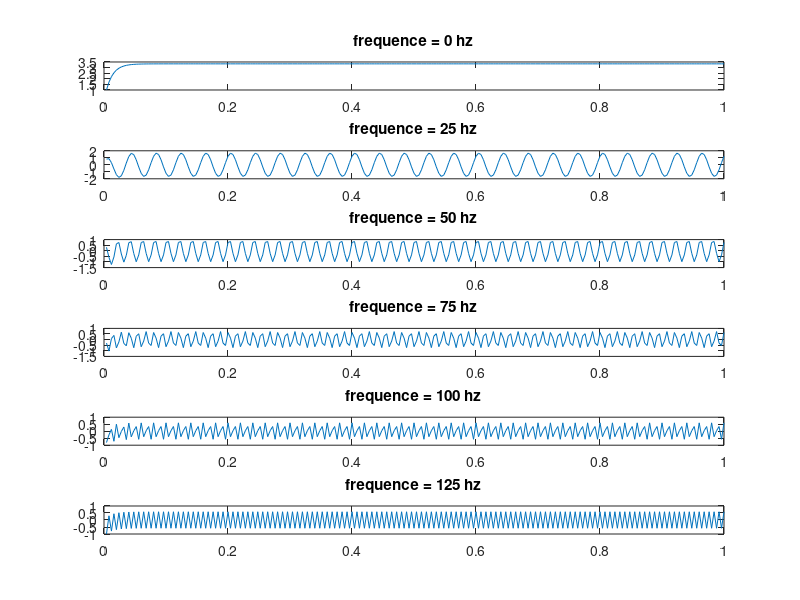
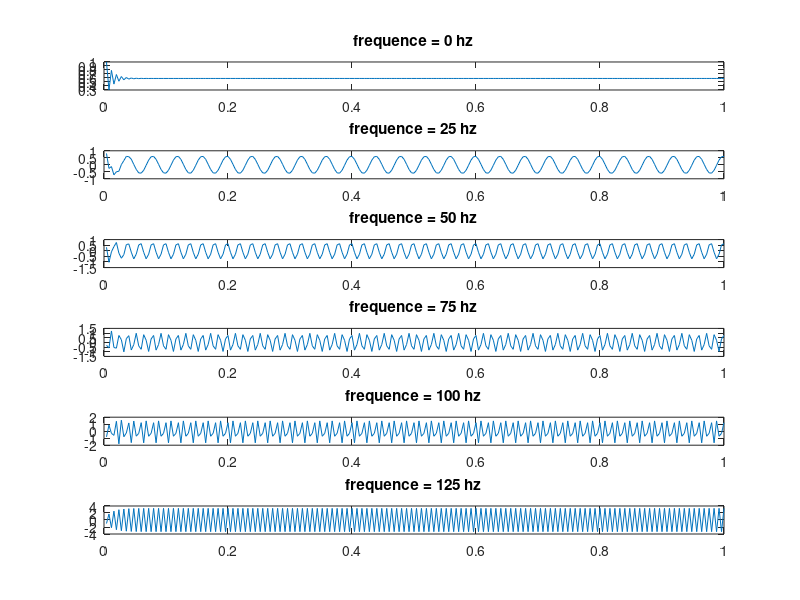
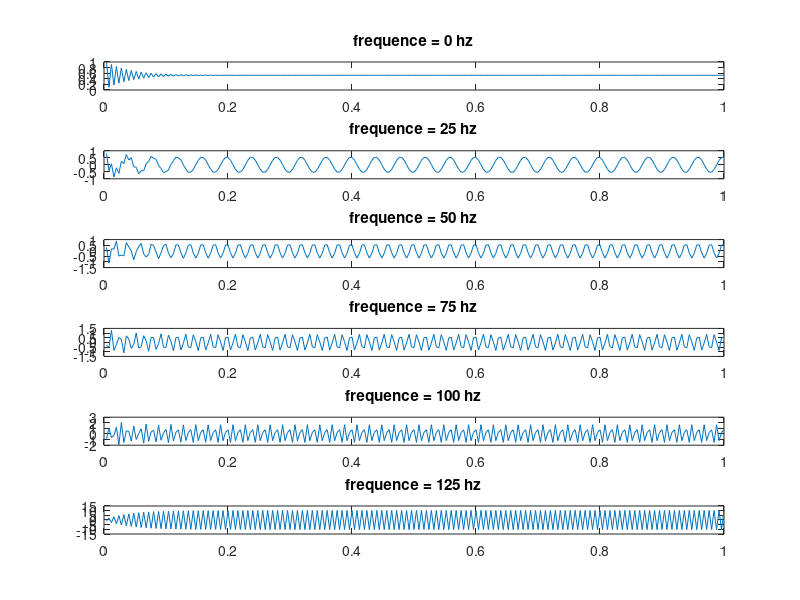
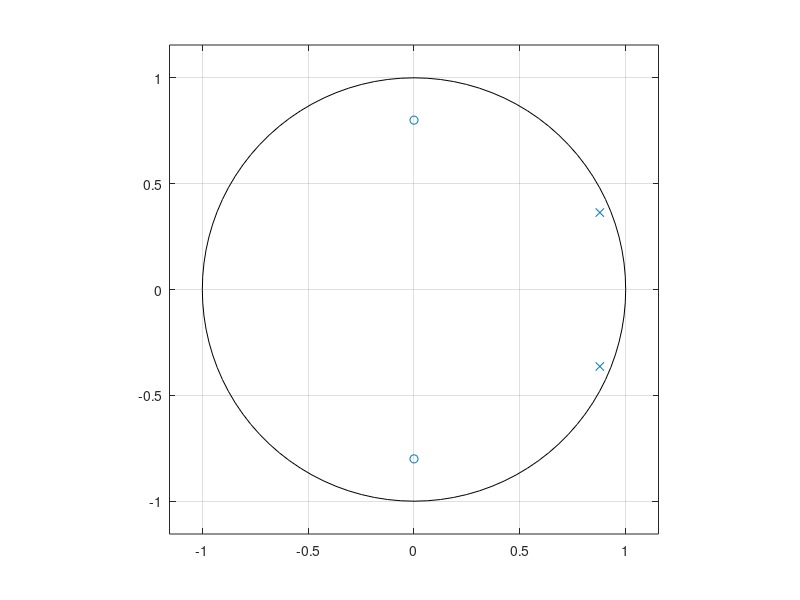

Write the MATLAB code that produced these figures, in order.
clear all;
close all;
clc;
%% num 1 : reponse de filtre a partir de la transformee de z

H1 = [1 0;1 -0.7]; %  z/(z-0.7) = 1/(1-0.7z^-1) donc b = 1, a = [1,-0.7] apres filter(b,a,x)
H2 = [1 0; 1 0.7]; 
H3 = [1 0;1 0.90250];
t = [1:250]/250; % te = 1/250 donc fe = 250 donc max de f = fe/2 =125
%% A)


% - - - - - - - - - - H1
a = H1(2,:);
b = H1(1,:);
figure('name','Filtre H1');

i = 0;
for f = 0:25:125
    i = i +1;
    x = cos(2*pi*f*t);
    fx = filter(b,a,x);

    subplot(6,1,i)
    plot(t,fx);
    title(sprintf('frequence = %d hz', f));
end

% - - - - - - - - - - H2
figure('name','Filtre H2');
a = H2(2,:);
b = H2(1,:);


i = 0;
for f = 0:25:125
    i = i +1;
    x = cos(2*pi*f*t);
    fx = filter(b,a,x);

    subplot(6,1,i)
    plot(t,fx) 
    title(sprintf('frequence = %d hz', f));
end

% - - - - - - - - - - h3
figure('name','Filtre H3');

a = H3(2,:);
b = H3(1,:);


i = 0;
for f = 0:25:125
    i = i +1;
    x = cos(2*pi*f*t);
    fx = filter(b,a,x);

    subplot(6,1,i)
    plot(t,fx) 
    title(sprintf('frequence = %d hz', f));
end
%% B)
figure('name','rapport gain filtre vs entrer pour h1');

a = H1(2,:); % changer le numero du filtre pour les differentes analyse
b = H1(1,:);

% - - - - - - - - - - H
i = 0;
hold on 
for f = 0:25:125
    i = i +1;
    x = cos(2*pi*f*t);
    fx = filter(b,a,x);
    R = max(fx) / max(x); % rapport gain filtre / gain freq dentree
    stem(f,R) 
    %title(sprintf('frequence = %d hz', f));
end
hold off

%% C)


a = H1(2,:); % changer le numero du filtre pour les differentes analyse
b = H1(1,:);

% - - - - - - - - - - H
i = 0;
hold on 
for f = 0:25:125
    x = cos(2*pi*f*t);
    fx = filter(b,a,x);
    %figure;
%     freqz(fx); a decommenter pour voir la forme du filtree pour chaque
%     frequence ainsi que la reponse
end
hold off



%% num 2 : etude d'un filtre a partir de sa fonction de transfert exprimee en z
K = 1 
z1 = 0.8*j;
z2 = -0.8*j;
p1 = 0.95*exp(j*pi*(1/8));
p2 =  0.95*exp(-1*j*pi*(1/8));

%% A)

zplane([conj(z1); conj(z2)], [conj(p1); conj(p2)]);

signalRand = randn(1,8000);
h = [p1 p2 ; z1 z2];

z = [z1 z2];
p = [p1 p2];

a = poly(p);
b = poly (z);
figure
zplane(b,a);

figure
freqz(b,a);

figure
impz(b,a);

figure
filter(b,a,x);

figure
freqz(filter(b,a,signalRand));








